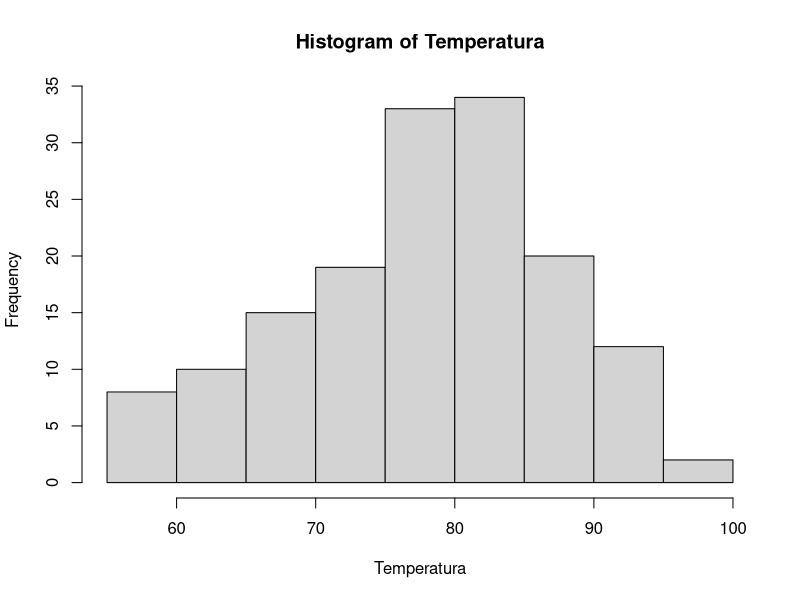
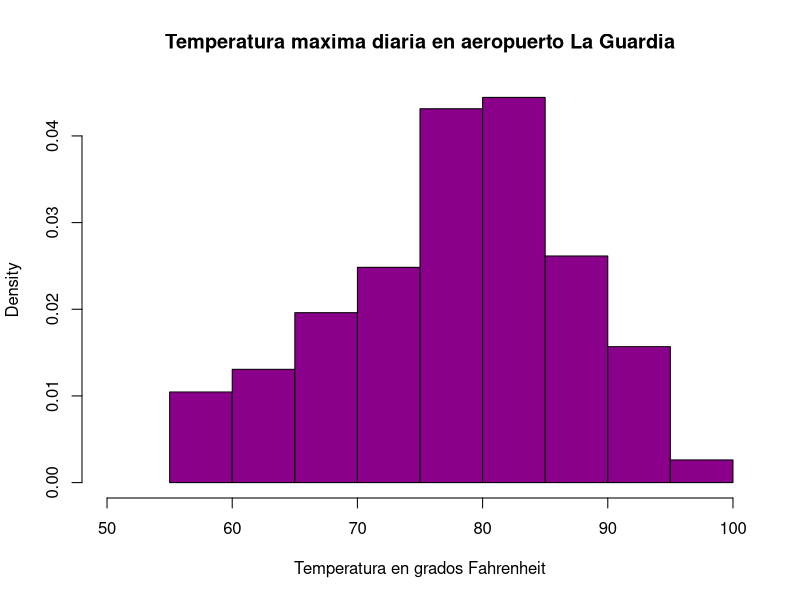
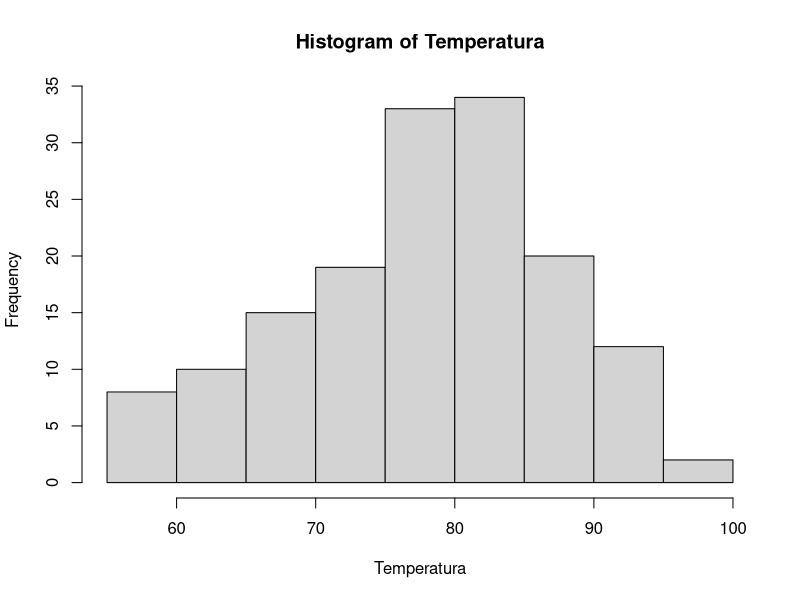
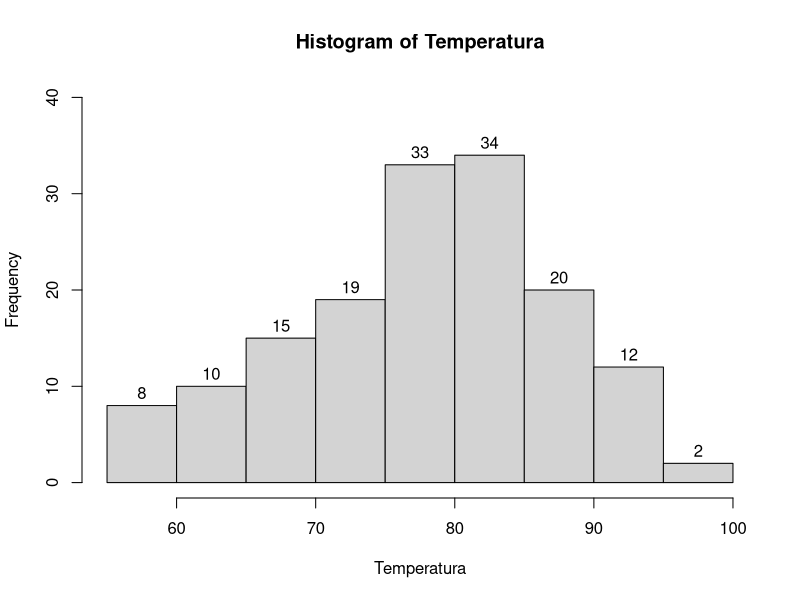
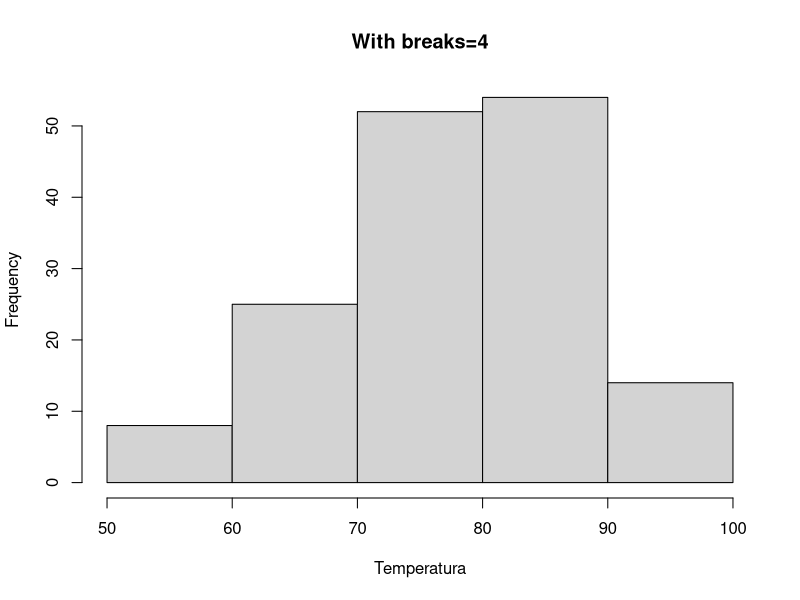
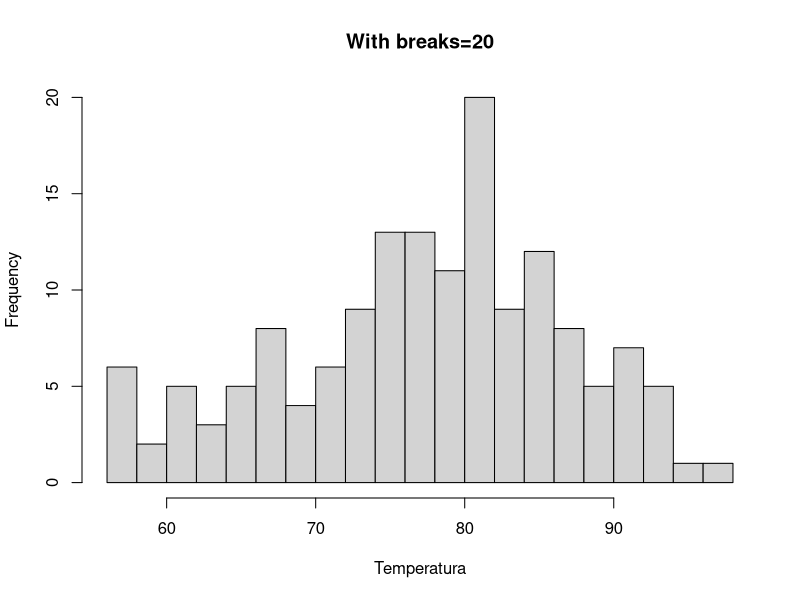
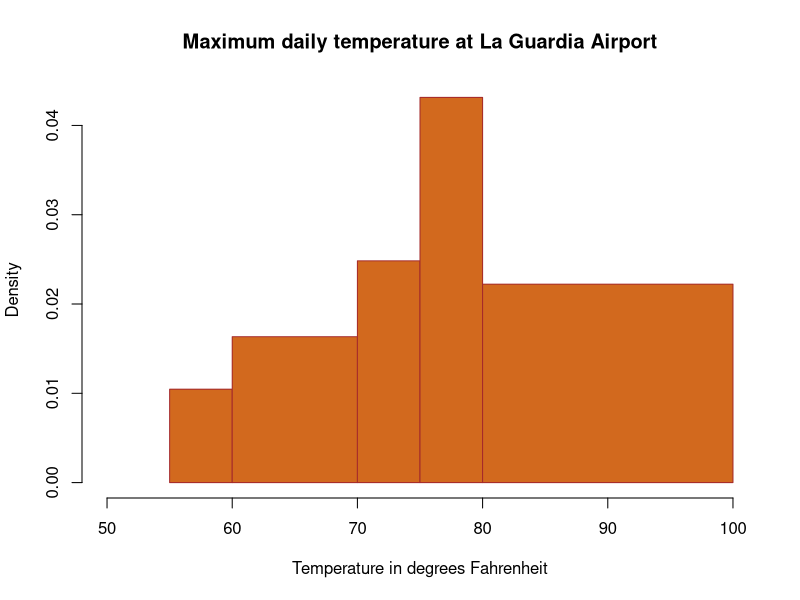
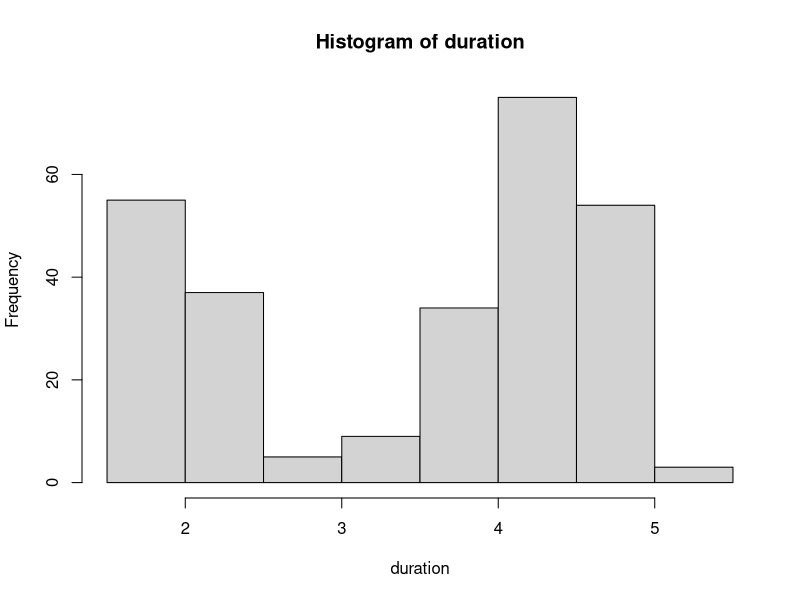

Source code (R) for these figures, in order:
library(tidyverse)

View(airquality)

Temperatura <- airquality$Temp
hist(Temperatura)

hist(Temperatura,
     main="Temperatura maxima diaria en aeropuerto La Guardia",
     xlab="Temperatura en grados Fahrenheit",
     xlim=c(50,100),
     col="darkmagenta",
     freq=FALSE
)

h <- hist(Temperatura)
h

h <- hist(Temperatura, ylim=c(0,40))
text(h$mids,h$counts,labels=h$counts, adj=c(0.5, -0.5))


hist(Temperatura, breaks=4, main="With breaks=4")
hist(Temperatura, breaks=20, main="With breaks=20")

hist(Temperatura,
     main="Maximum daily temperature at La Guardia Airport",
     xlab="Temperature in degrees Fahrenheit",
     xlim=c(50,100),
     col="chocolate",
     border="brown",
     breaks=c(55,60,70,75,80,100)
)


duration <-  faithful$eruptions 
stem(duration) 
hist(duration
     )

ChickWeight

stem(ChickWeight$weight)
hist(ChickWeight$weight)
stem(ChickWeight$weight, scale = 2)
